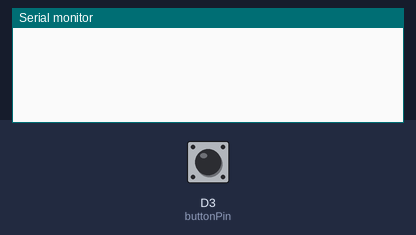
Simulated run of this sketch. Board: ESP8266 (NodeMCU). Parts: the last lines printed to the serial monitor. Inputs (shaded band) come from the test bench; at power-on: D3 (buttonPin) HIGH. A WiFi scan finds three made-up networks.

Above: at 3.2 s.
3.3 s: D3 (buttonPin) pulled LOW for 0.15 s
At 4.8 s:
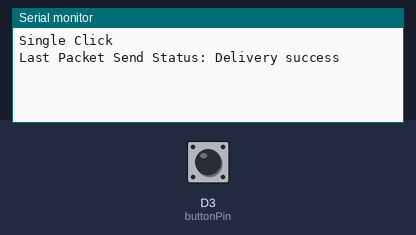
5.1 s: D3 (buttonPin) pulled LOW for 1 s
At 6.9 s:
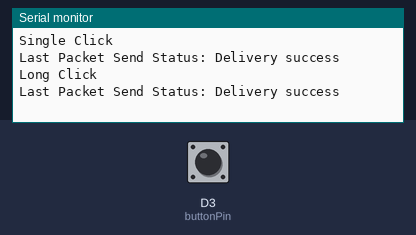

Measured:
- after the input at 3.3 s, the serial monitor: prints a new line after 0.30 s (image 1)
- after the input at 5.1 s, the serial monitor: prints a new line after 0.35 s (image 2)

The sketch:

Button.ino
```cpp
#include "avdweb_Switch.h"
#include <espnow.h>
#include <ESP8266WiFi.h>

#define BOARD_ID 3
uint8_t broadcastAddress[] = {0x4C, 0x11, 0xAE, 0x0D, 0xD5, 0x92};

typedef struct struct_message {
  int id;
  float temp;
  float humidity;
  int pressure;
  int readingId;
  String bAction;
} struct_message;
struct_message myData;

// When last packet was sent
unsigned int readingId = 0;

// Wifi connection to server
constexpr char WIFI_SSID[] = "hack_OLED";
int32_t getWiFiChannel(const char *ssid) {
  if (int32_t n = WiFi.scanNetworks()) {
    for (uint8_t i=0; i<n; i++) {
      if (!strcmp(ssid, WiFi.SSID(i).c_str())) {
        return WiFi.channel(i);
      }
    }
  }
  return 0;
}

// Callback function executed when data is received
void OnDataSent(uint8_t *mac_addr, uint8_t sendStatus) {
  Serial.print("Last Packet Send Status: ");
  if (sendStatus == 0){
    Serial.println("Delivery success");
  }
  else{
    Serial.println("Delivery fail");
  }
}


const int buttonPin = D3; // Define the pin connected to the button

Switch button = Switch(buttonPin); // Initialize the button object with the button pin

void setup() {
  Serial.begin(115200); // Initialize serial communication at 9600 baud rate
  // Set device as a wifi station
  WiFi.mode(WIFI_STA);

  // Setup wifi channel
  int32_t channel = getWiFiChannel(WIFI_SSID);
  WiFi.printDiag(Serial);
  wifi_promiscuous_enable(1);
  wifi_set_channel(channel);
  wifi_promiscuous_enable(0);
  WiFi.printDiag(Serial);

  // Init ESPNOW
  if (esp_now_init() != 0) {
    Serial.println("Error initializing ESP-NOW");
    return;
  }

  // get the status of trasnmitted packet
  esp_now_set_self_role(ESP_NOW_ROLE_CONTROLLER);
  esp_now_register_send_cb(OnDataSent);

  // Register peer
  esp_now_add_peer(broadcastAddress, ESP_NOW_ROLE_SLAVE, 1, NULL, 0);
}

void loop() {


  button.poll(); // Refresh the button state

  // Check if the button is pressed
  if (button.singleClick()) {
    Serial.println("Single Click"); // Print message to the Serial Monitor
    myData.bAction = "Single";
    esp_now_send(broadcastAddress, (uint8_t *) &myData, sizeof(myData));
  }
  if (button.doubleClick()) {
    Serial.println("Double Click"); // Print message to the Serial Monitor
    myData.bAction = "Double";
    esp_now_send(broadcastAddress, (uint8_t *) &myData, sizeof(myData));
  } else if (button.longPress()) {
    Serial.println("Long Click"); // Print message to the Serial Monitor
    myData.bAction = "Long";
    esp_now_send(broadcastAddress, (uint8_t *) &myData, sizeof(myData));
  }
}
```
